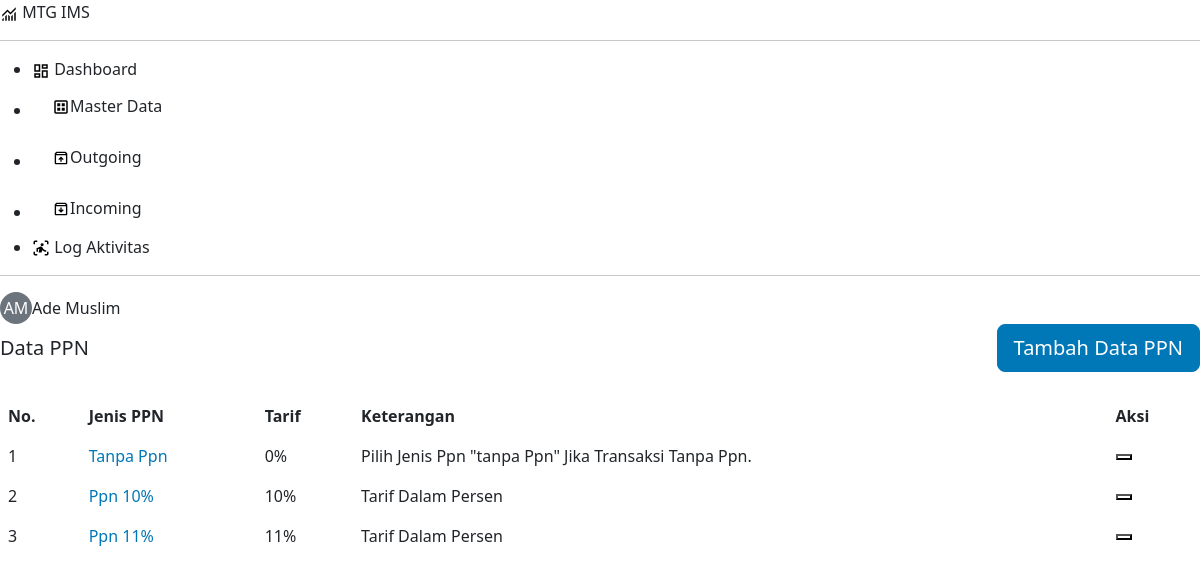
Screenshot of /pages/master-data/ppn/index.php (signed in) with the database file from the repository.
### tables this page shows
CREATE TABLE `ppn` (
  `id_ppn` varchar(36) NOT NULL,
  `jenis_ppn` varchar(100) NOT NULL,
  `tarif` int NOT NULL,
  `keterangan` text,
  `status_hapus` tinyint(1) NOT NULL DEFAULT '0'
);

### includes/function.php (called while the page is built, shortened)
<?php
require_once 'config.php';
function selectData($table, $conditions = "", $order_by = "", $limit = "", $bind_params = array()) {
    global $conn;
    $sql = "SELECT * FROM $table";
    $stmt = mysqli_prepare($conn, $sql);
    mysqli_stmt_execute($stmt);
    $result = mysqli_stmt_get_result($stmt);
    $rows = mysqli_fetch_all($result, MYSQLI_ASSOC);
    return $rows;
}

### pages/master-data/ppn/index.php (the view, shortened to what this page needs)
<?php
require '../../../includes/header.php';
$data_ppn = selectData('ppn');
?>
<div class="d-flex justify-content-between align-items-center mb-4">
  <h1 class="fs-5 m-0">Data PPN</h1>
  <button type="button" class="btn btn-primary btn-lg btn-icon btn-add" data-bs-toggle="modal"
    data-bs-target="#addModal">
    Tambah Data PPN
  </button>
</div>
<table id="example" class="table table-hover" style="width:100%">
  <thead>
    <tr>
      <th>No.</th>
      <th>Jenis PPN</th>
      <th>Tarif</th>
      <th colspan="4">Keterangan</th>
      <th>Aksi</th>
    </tr>
  </thead>
  <tbody>
    <?php if (empty($data_ppn)) : ?>
    <tr>
      <td colspan="9">Tidak ada data</td>
    </tr>
    <?php else : ?>
    <?php $no = 1; ?>
    <?php foreach ($data_ppn as $ppn) : ?>
    <tr>
      <td class="text-start"><?= $no; ?></td>
      <td class="text-primary"><?= ucwords($ppn['jenis_ppn']); ?></td>
      <td><?= $ppn['tarif'] . "%"; ?></td>
      <td colspan="4"><?= ucwords($ppn['keterangan']) ?></td>
      <td>
        <div class="btn-group">
          <button type="button" class="btn-act btn-edit bg-transparent" data-bs-toggle="modal"
            data-bs-target="#editModal<?= $ppn['id_ppn']; ?>" title="Ubah Data"></button>
        </div>
      </td>
    </tr>
            <?php include 'edit.php'; ?>
    <?php $no++; ?>
    <?php endforeach; ?>
    <?php endif; ?>
  </tbody>
</table>
<?php
require '../../../includes/footer.php';
?>

### rows the page displays
ppn: jenis_ppn "Tanpa Ppn", tarif "0", keterangan "Pilih Jenis Ppn \"tanpa Ppn\" Jika Transaksi Tanpa Ppn."
ppn: jenis_ppn "Ppn 10%", tarif "10", keterangan "Tarif Dalam Persen"
ppn: jenis_ppn "Ppn 11%", tarif "11", keterangan "Tarif Dalam Persen"

### other values shown
$inisial "AM"
$nama_lengkap "Ade Muslim"
